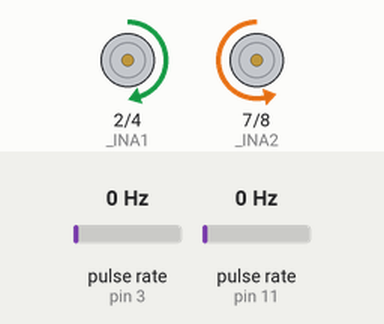
Simulated run of this sketch. Board: Arduino Uno, built with avr-gcc and run on an emulated ATmega328P. Shown: motor-driver pin pairs drawn as motors (green arrow = first pin HIGH = forward, orange = second pin HIGH = backward, longer = more drive, scaled by the enable pin). Wiring (inferred from the names in the program): 2 × pulse sensor: data pin 3 / data pin 11. The test bench sets the inputs (shaded band); at power-on: pulse rate (sensors on pin 3, pin 11) 0 Hz. What the sketch prints to the serial monitor is not drawn.

Above: at 1.2 s.
1.3 s: pulse rate (sensor on pin 3) set to 4 Hz
At 2.8 s:
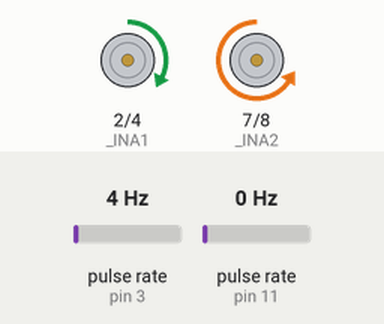
4.3 s: pulse rate (sensor on pin 11) set to 4 Hz
6.5 s: pulse rate (sensor on pin 3) set to 50 Hz
At 7.3 s:
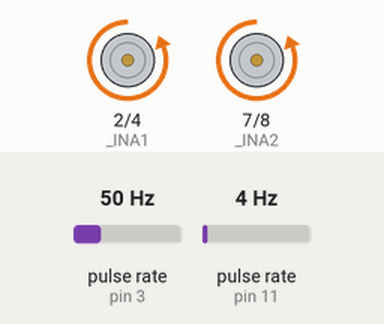
8.5 s: pulse rate (sensor on pin 11) set to 100 Hz
At 11.4 s:
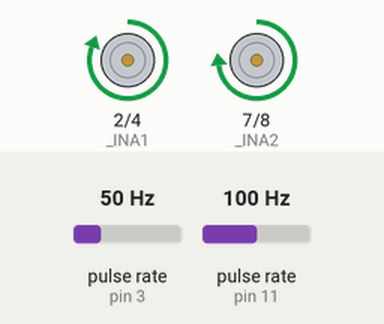
11.5 s: pulse rate (sensor on pin 3) set to 196 Hz
At 14.2 s:
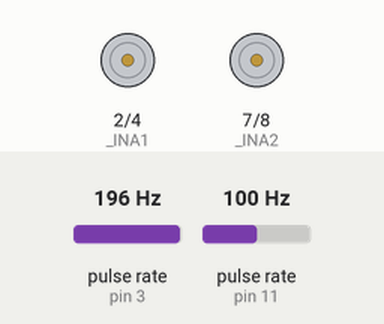
14.5 s: pulse rate (sensor on pin 3) set to 100 Hz
Timing chart, 0 to 48.5 s (numbered marks = the images above; inputs shaded):
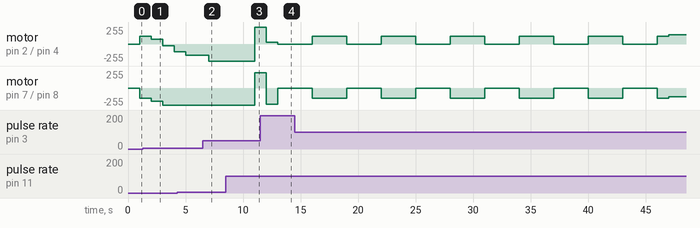

The sketch:

wheel.ino
```cpp
#include "DualVNH5019MotorShield.h"
#include "PinChangeInt.h"

DualVNH5019MotorShield md;

#define motor_R_encoder 11 //Define pins for motor encoder input
#define motor_L_encoder 3

#define MAX_SPEED 400
#define testSpeed 200

//For counting Encoder using interrupt
int right_encoder_val = 0, left_encoder_val = 0;
int i = 0;
void RightEncoderInc(){right_encoder_val++;}
void LeftEncoderInc(){left_encoder_val++;}
float piControlForward(float left, float right);
void moveForward(int distance,int left_speed,int right_speed);
void rotate(int degree);

void setup() {
  Serial.begin(115200);
  md.init();
  PCintPort::attachInterrupt(motor_R_encoder, RightEncoderInc, FALLING);
  PCintPort::attachInterrupt(motor_L_encoder, LeftEncoderInc, FALLING);
}

// 200 for right is 222 for left
void loop() {
  //rotate(720);
  //moveForward(10,222,200);
  delay(1000);
//  md.setSpeeds(-200,170);
//  i++;
//  Serial.print("i= ");
//  Serial.println(i);
//  if(i > 15){
//      Serial.print("left_encoder_val = ");
//      Serial.println(left_encoder_val);
//
//      Serial.print("right_encoder_val = ");
//      Serial.println(right_encoder_val);
//      md.setSpeeds(0,0);
//  }
//rotateLeft(90);
rotate(90);

}

int pidControlForward(int left_encoder_val, int right_encoder_val){

  int error, prevError, pwmL = testSpeed, pwmR = testSpeed;

  float integral, derivative, output;
  float kp = 35;
  float ki = 1;
  float kd = 1;

  error = right_encoder_val - left_encoder_val - 1 ;
  integral += error;
  derivative = error - prevError;

  output = kp*error + ki*integral + kd*derivative;
  prevError = error;

  pwmR = output;
  return pwmR;

}

// Distance - input "1" for 10 cm
// Left_Speed - 222
// Right_Speed - 200

void moveForward(int distance,int left_speed,int right_speed){
      int output;
      float actual_distance = (distance*323) - (20*distance); //323 is the tick required to move 10 cm
      output = pidControlForward(left_encoder_val, right_encoder_val);
      md.setSpeeds(left_speed+output,right_speed-output);
      if(right_encoder_val >= actual_distance) {
        md.setBrakes(375, 400);
        delay(2000);
        Serial.println("left_encoder_val = ");
        Serial.println(left_encoder_val);

        Serial.println("right_encoder_val = ");
        Serial.println(right_encoder_val);

//        right_encoder_val = 0;
//        left_encoder_val = 0;
    }
}

// Degree - Number of Degree u want to rotate/ It will rotate right
void rotate(int degree){
      int output;
      float dis = degree / 90.0;
      int left_speed = 222;
      int right_speed = 200;
      float actual_distance = (dis*405) - (5*dis);
      output = pidControlForward(left_encoder_val, right_encoder_val);
      md.setSpeeds(left_speed+output,-right_speed+output);
      if(right_encoder_val >= actual_distance){
        md.setBrakes(375, 400);
        delay(2000);
        Serial.println("left_encoder_val = ");
        Serial.println(left_encoder_val);

        Serial.println("right_encoder_val = ");
        Serial.println(right_encoder_val);
        left_encoder_val = 0;
        right_encoder_val = 0;


      }
}

//
  void rotateLeft(int degree){
        int output;
        float dis = degree / 90.0;
        int left_speed = 220;
        int right_speed = 160;
        float actual_distance = (dis*370)-(5*dis);
        output = pidControlForward(left_encoder_val, right_encoder_val);
        md.setSpeeds(-left_speed,right_speed);
        if(left_encoder_val >= actual_distance){
          md.setSpeeds(0,0);
          delay(2000);
          left_encoder_val = 0;
          right_encoder_val = 0;
        }
  }
```

DualVNH5019MotorShield.cpp
```cpp
#include "DualVNH5019MotorShield.h"

// Constructors ////////////////////////////////////////////////////////////////

DualVNH5019MotorShield::DualVNH5019MotorShield()
{
  //Pin map
  _INA1 = 2;
  _INB1 = 4;
  _EN1DIAG1 = 6;
  _CS1 = A0;
  _INA2 = 7;
  _INB2 = 8;
  _EN2DIAG2 = 12;
  _CS2 = A1;
}

DualVNH5019MotorShield::DualVNH5019MotorShield(unsigned char INA1, unsigned char INB1, unsigned char EN1DIAG1, unsigned char CS1,
                                               unsigned char INA2, unsigned char INB2, unsigned char EN2DIAG2, unsigned char CS2)
{
  //Pin map
  //PWM1 and PWM2 cannot be remapped because the library assumes PWM is on timer1
  _INA1 = INA1;
  _INB1 = INB1;
  _EN1DIAG1 = EN1DIAG1;
  _CS1 = CS1;
  _INA2 = INA2;
  _INB2 = INB2;
  _EN2DIAG2 = EN2DIAG2;
  _CS2 = CS2;
}

// Public Methods //////////////////////////////////////////////////////////////
void DualVNH5019MotorShield::init()
{
// Define pinMode for the pins and set the frequency for timer1.

  pinMode(_INA1,OUTPUT);
  pinMode(_INB1,OUTPUT);
  pinMode(_PWM1,OUTPUT);
  pinMode(_EN1DIAG1,INPUT);
  pinMode(_CS1,INPUT);
  pinMode(_INA2,OUTPUT);
  pinMode(_INB2,OUTPUT);
  pinMode(_PWM2,OUTPUT);
  pinMode(_EN2DIAG2,INPUT);
  pinMode(_CS2,INPUT);
  #if defined(__AVR_ATmega168__)|| defined(__AVR_ATmega328P__) || defined(__AVR_ATmega32U4__)
  // Timer 1 configuration
  // prescaler: clockI/O / 1
  // outputs enabled
  // phase-correct PWM
  // top of 400
  //
  // PWM frequency calculation
  // 16MHz / 1 (prescaler) / 2 (phase-correct) / 400 (top) = 20kHz
  TCCR1A = 0b10100000;
  TCCR1B = 0b00010001;
  ICR1 = 400;
  #endif
}
// Set speed for motor 1, speed is a number betwenn -400 and 400
void DualVNH5019MotorShield::setM1Speed(int speed)
{
  unsigned char reverse = 0;

  if (speed < 0)
  {
    speed = -speed;  // Make speed a positive quantity
    reverse = 1;  // Preserve the direction
  }
  if (speed > 400)  // Max PWM dutycycle
    speed = 400;
  #if defined(__AVR_ATmega168__)|| defined(__AVR_ATmega328P__) || defined(__AVR_ATmega32U4__)
  OCR1A = speed;
  #else
  analogWrite(_PWM1,speed * 51 / 80); // default to using analogWrite, mapping 400 to 255
  #endif
  if (speed == 0)
  {
    digitalWrite(_INA1,LOW);   // Make the motor coast no
    digitalWrite(_INB1,LOW);   // matter which direction it is spinning.
  }
  else if (reverse)
  {
    digitalWrite(_INA1,LOW);
    digitalWrite(_INB1,HIGH);
  }
  else
  {
    digitalWrite(_INA1,HIGH);
    digitalWrite(_INB1,LOW);
  }
}

// Set speed for motor 2, speed is a number betwenn -400 and 400
void DualVNH5019MotorShield::setM2Speed(int speed)
{
  unsigned char reverse = 0;

  if (speed < 0)
  {
    speed = -speed;  // make speed a positive quantity
    reverse = 1;  // preserve the direction
  }
  if (speed > 400)  // Max
    speed = 400;
  #if defined(__AVR_ATmega168__)|| defined(__AVR_ATmega328P__) || defined(__AVR_ATmega32U4__)
  OCR1B = speed;
  #else
  analogWrite(_PWM2,speed * 51 / 80); // default to using analogWrite, mapping 400 to 255
  #endif
  if (speed == 0)
  {
    digitalWrite(_INA2,LOW);   // Make the motor coast no
    digitalWrite(_INB2,LOW);   // matter which direction it is spinning.
  }
  else if (reverse)
  {
    digitalWrite(_INA2,LOW);
    digitalWrite(_INB2,HIGH);
  }
  else
  {
    digitalWrite(_INA2,HIGH);
    digitalWrite(_INB2,LOW);
  }
}

// Set speed for motor 1 and 2
void DualVNH5019MotorShield::setSpeeds(int m1Speed, int m2Speed)
{
  setM1Speed(m1Speed);
  setM2Speed(m2Speed);
}

// Brake motor 1, brake is a number between 0 and 400
void DualVNH5019MotorShield::setM1Brake(int brake)
{
  // normalize brake
  if (brake < 0)
  {
    brake = -brake;
  }
  if (brake > 400)  // Max brake
    brake = 400;
  digitalWrite(_INA1, LOW);
  digitalWrite(_INB1, LOW);
  #if defined(__AVR_ATmega168__)|| defined(__AVR_ATmega328P__) || defined(__AVR_ATmega32U4__)
  OCR1A = brake;
  #else
  analogWrite(_PWM1,brake * 51 / 80); // default to using analogWrite, mapping 400 to 255
  #endif
}

// Brake motor 2, brake is a number between 0 and 400
void DualVNH5019MotorShield::setM2Brake(int brake)
{
  // normalize brake
  if (brake < 0)
  {
    brake = -brake;
  }
  if (brake > 400)  // Max brake
    brake = 400;
  digitalWrite(_INA2, LOW);
  digitalWrite(_INB2, LOW);
  #if defined(__AVR_ATmega168__)|| defined(__AVR_ATmega328P__) || defined(__AVR_ATmega32U4__)
  OCR1B = brake;
  #else
  analogWrite(_PWM2,brake * 51 / 80); // default to using analogWrite, mapping 400 to 255
  #endif
}

// Brake motor 1 and 2, brake is a number between 0 and 400
void DualVNH5019MotorShield::setBrakes(int m1Brake, int m2Brake)
{
  setM1Brake(m1Brake);
  setM2Brake(m2Brake);
}

// Return motor 1 current value in milliamps.
unsigned int DualVNH5019MotorShield::getM1CurrentMilliamps()
{
  // 5V / 1024 ADC counts / 144 mV per A = 34 mA per count
  return analogRead(_CS1) * 34;
}

// Return motor 2 current value in milliamps.
unsigned int DualVNH5019MotorShield::getM2CurrentMilliamps()
{
  // 5V / 1024 ADC counts / 144 mV per A = 34 mA per count
  return analogRead(_CS2) * 34;
}

// Return error status for motor 1
unsigned char DualVNH5019MotorShield::getM1Fault()
{
  return !digitalRead(_EN1DIAG1);
}

// Return error status for motor 2
unsigned char DualVNH5019MotorShield::getM2Fault()
{
  return !digitalRead(_EN2DIAG2);
}
```

DualVNH5019MotorShield.h
```cpp
#ifndef DualVNH5019MotorShield_h
#define DualVNH5019MotorShield_h

#include <Arduino.h>

class DualVNH5019MotorShield
{
  public:
    // CONSTRUCTORS
    DualVNH5019MotorShield(); // Default pin selection.
    DualVNH5019MotorShield(unsigned char INA1, unsigned char INB1, unsigned char EN1DIAG1, unsigned char CS1,
                           unsigned char INA2, unsigned char INB2, unsigned char EN2DIAG2, unsigned char CS2); // User-defined pin selection.

    // PUBLIC METHODS
    void init(); // Initialize TIMER 1, set the PWM to 20kHZ.
    void setM1Speed(int speed); // Set speed for M1.
    void setM2Speed(int speed); // Set speed for M2.
    void setSpeeds(int m1Speed, int m2Speed); // Set speed for both M1 and M2.
    void setM1Brake(int brake); // Brake M1.
    void setM2Brake(int brake); // Brake M2.
    void setBrakes(int m1Brake, int m2Brake); // Brake both M1 and M2.
    unsigned int getM1CurrentMilliamps(); // Get current reading for M1.
    unsigned int getM2CurrentMilliamps(); // Get current reading for M2.
    unsigned char getM1Fault(); // Get fault reading from M1.
    unsigned char getM2Fault(); // Get fault reading from M2.

  private:
    unsigned char _INA1;
    unsigned char _INB1;
    static const unsigned char _PWM1 = 9;
    unsigned char _EN1DIAG1;
    unsigned char _CS1;
    unsigned char _INA2;
    unsigned char _INB2;
    static const unsigned char _PWM2 = 10;
    unsigned char _EN2DIAG2;
    unsigned char _CS2;

};

#endif
```

Measured:
- after the input at 1.3 s, motor on pin 2 (_INA1) / pin 4 (_INB1): forward 118/255 → forward 71/255 after 0.70 s, → backward 24/255 1.0 s later, → backward 118/255 1.0 s later; motor on pin 7 (_INA2) / pin 8 (_INB2): backward 151/255 → backward 198/255 after 0.70 s, → backward 255/255 1.0 s later
- after the input at 6.5 s, motor on pin 2 (_INA1) / pin 4 (_INB1): backward 165/255 → backward 255/255 after 0.50 s
- after the input at 8.5 s, motor on pin 2 (_INA1) / pin 4 (_INB1): backward 255/255 → forward 255/255 after 2.5 s; motor on pin 7 (_INA2) / pin 8 (_INB2): backward 255/255 → forward 226/255 after 2.5 s
- after the input at 11.5 s, motor on pin 2 (_INA1) / pin 4 (_INB1): forward 255/255 → forward 24/255 after 0.50 s, → stopped 1.0 s later
